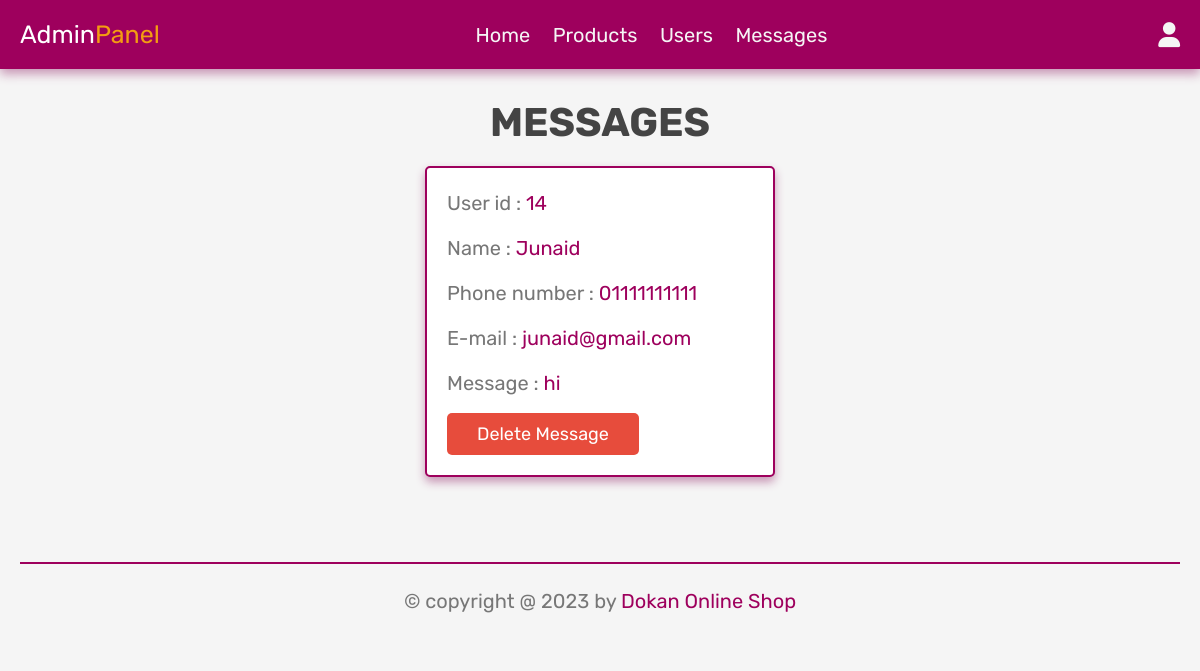
Screenshot of /php/admin_contacts.php (signed in) with the database file from the repository.
### tables this page shows
CREATE TABLE `message` (
  `id` int(100) NOT NULL,
  `user_id` int(100) NOT NULL,
  `name` varchar(100) NOT NULL,
  `email` varchar(100) NOT NULL,
  `number` varchar(11) NOT NULL,
  `message` varchar(500) NOT NULL
);

### php/admin_contacts.php (the view, shortened to what this page needs)
<?php
include 'connection.php';
?>
<!DOCTYPE html>
<html lang="en">
<head>
   <link rel="stylesheet" href="https://cdnjs.cloudflare.com/ajax/libs/font-awesome/6.0.0/css/all.min.css">
   <link rel="stylesheet" href="../css/admin_style.css">
</head>
<body>
<?php include 'admin_header.php'; ?>
<section class="messages">
   <h1 class="title"> Messages </h1>
   <div class="box-container">
   <?php
      $select_message = mysqli_query($conn, "SELECT * FROM `message`") or die('query failed');
      if(mysqli_num_rows($select_message) > 0){
         while($fetch_message = mysqli_fetch_assoc($select_message)){
   ?>
   <div class="box">
      <p> User id : <span><?php echo $fetch_message['user_id']; ?></span> </p>
      <p> Name : <span><?php echo $fetch_message['name'];?></span> </p>
      <p> Phone number : <span><?php echo $fetch_message['number']; ?></span> </p>
      <p> E-mail : <span><?php echo $fetch_message['email']; ?></span> </p>
      <p> Message : <span><?php echo $fetch_message['message']; ?></span> </p>
      <a href="admin_contacts.php?delete=<?php echo $fetch_message['id']; ?>" onclick="return confirm('Delete this message?');" class="delete-btn">Delete message</a>
   </div>
   <?php
      };
   }else{
      echo '<p class="empty">You have no messages!</p>';
   }
   ?>
   </div>
</section>
<?php include 'admin_footer.php'; ?>
</body>
</html>

### css/admin_style.css (style rules this page uses)
:root { --main-color: rgba(158,0,93); --red:#e74c3c; --orange:#f39c12; --black:#444; --white:#fff; --light-bg:#f5f5f5; --light-color:#777; --border:.2rem solid var(--main-color); --box-shadow:0 .5rem 1rem rgba(199, 149, 180); }
* { font-family: 'Rubik', sans-serif; margin:0; padding:0; box-sizing: border-box; outline: none; border:none; text-decoration: none; transition:all .2s linear; }
html { font-size: 62.5%; overflow-x: hidden; }
body { background-color: var(--light-bg); }
section { padding:3rem 2rem; }
.title { text-align: center; margin-bottom: 2rem; text-transform: uppercase; color:var(--black); font-size: 4rem; }
.btn, .option-btn, .delete-btn, .white-btn { display: inline-block; margin-top: 1rem; padding:1rem 3rem; cursor: pointer; color:var(--white); font-size: 1.8rem; border-radius: .5rem; text-transform: capitalize; }
.delete-btn { background-color: var(--red); }
.messages .box-container { display: grid; grid-template-columns: repeat(auto-fit, 35rem); justify-content: center; gap:1.5rem; max-width: 1200px; margin:0 auto; align-items: flex-start; }
.messages .box-container .box { background-color: var(--white); padding:2rem; border:var(--border); box-shadow: var(--box-shadow); border-radius: .5rem; }
.messages .box-container .box p { padding-bottom: 1.5rem; font-size: 2rem; color:var(--light-color); line-height: 1.5; }
.messages .box-container .box p span { color:var(--main-color); }
.messages .box-container .box .delete-btn { margin-top: 0; }

### rows the page displays
message: user "14", name "Junaid", number "01111111111", email "junaid@gmail.com", message "hi"
